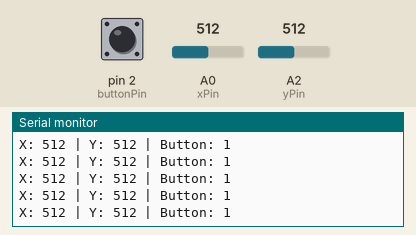
Bench run of a sketch on a simulated Arduino Uno, built with avr-gcc and run on an emulated ATmega328P. Parts: the last lines printed to the serial monitor. The test bench sets the inputs (shaded band); at power-on: A0 (xPin) = 512, A2 (yPin) = 512, pin 2 (buttonPin) HIGH.

Above: at 1.2 s.
1.3 s: A0 (xPin) set to 716
At 1.56 s:
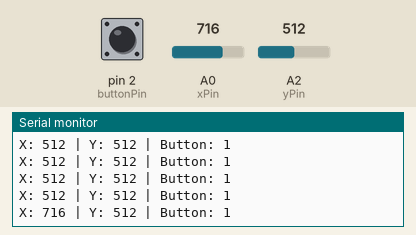
2.8 s: A2 (yPin) set to 716
At 2.97 s:
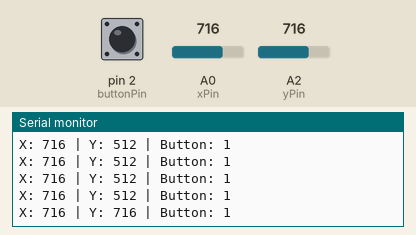
4.3 s: pin 2 (buttonPin) pulled LOW for 0.25 s
At 4.57 s:
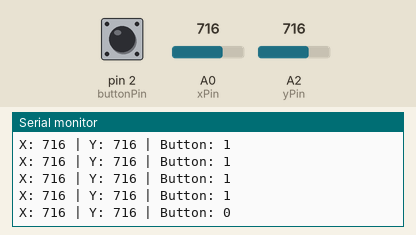
6.0 s: A0 (xPin) set to 900
At 6.18 s:
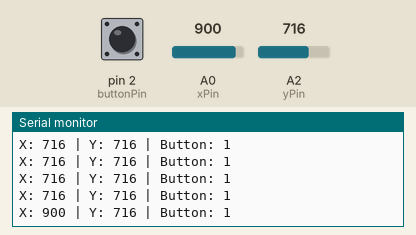
7.5 s: pin 2 (buttonPin) pulled LOW for 1 s
At 7.79 s:
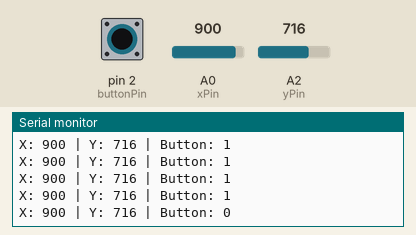
10.0 s: A2 (yPin) set to 900
At 10.19 s:
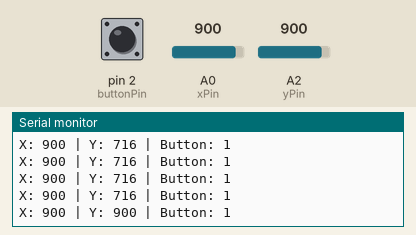
Timing chart, 0 to 12.5 s (numbered marks = the images above; inputs shaded):
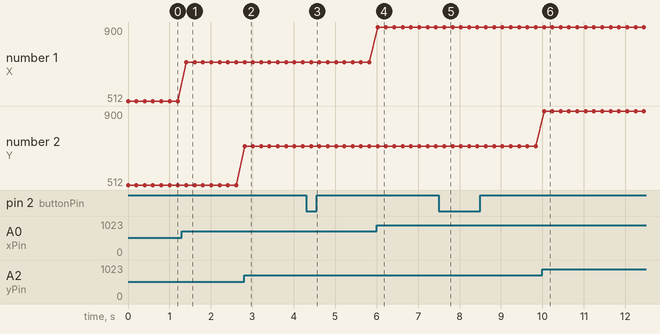

The sketch:

JoyStick_Module_Tests.ino
```cpp
// JoyStick Module Tests
int xPin = A0;
int yPin = A2;
int buttonPin = 2;
int xVal;
int yVal;
int buttonState;
int waitTime = 200;
int min = 0;
int max = 1023;
int mid = 511;


void setup() {
  Serial.begin(9600);
  pinMode(xPin, INPUT);
  pinMode(yPin, INPUT);
  pinMode(buttonPin, INPUT_PULLUP);
}

void loop() {
  xVal = analogRead(xPin);
  yVal = analogRead(yPin);
  buttonState = digitalRead(buttonPin);

  Serial.print("X: ");
  Serial.print(xVal);
  Serial.print(" | Y: ");
  Serial.print(yVal);
  Serial.print(" | Button: ");
  Serial.println(buttonState);

  delay(waitTime);
}
```

Measured:
- after the input at 1.3 s, the serial monitor: prints a new line after 0.11 s (image 1)
- after the input at 2.8 s, the serial monitor: prints a new line at once (image 2)
- after the input at 4.3 s, the serial monitor: prints a new line after 0.12 s (image 3)
- after the input at 6.0 s, the serial monitor: prints a new line at once (image 4)
- after the input at 7.5 s, the serial monitor: prints a new line after 0.13 s (image 5)
- after the input at 10.0 s, the serial monitor: prints a new line at once (image 6)
- plotted number 1: 512 → 716 after the input at 1.3 s, 716 → 900 after the input at 6.0 s
